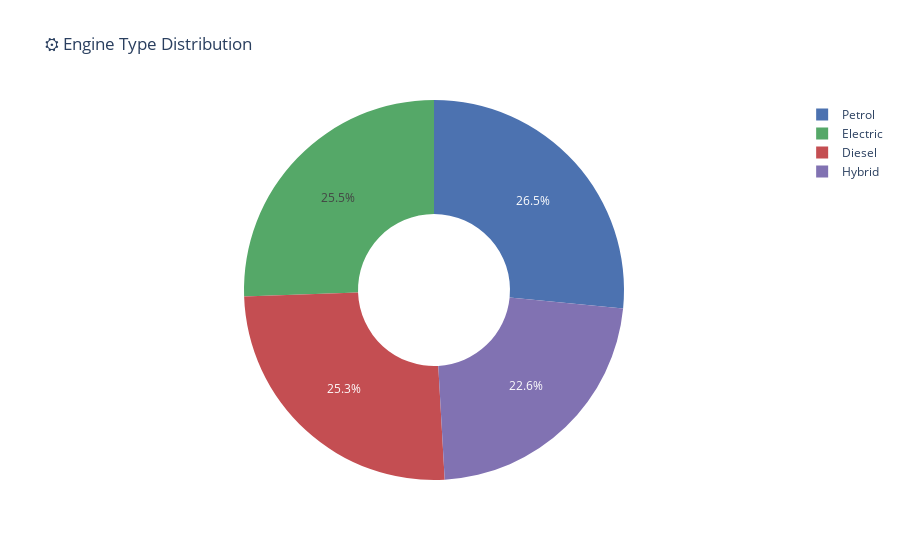

Notebook code for this chart:
### Code cell
# Engine Type Distribution
engine_counts = df_cars.group_by("Engine_Type").agg(pl.count().alias("Count")).sort("Count", descending=True)

fig = px.pie(
    engine_counts.to_pandas(),
    values="Count",
    names="Engine_Type",
    title="⚙️ Engine Type Distribution",
    color_discrete_sequence=COLORS,
    hole=0.4
)
fig.show()

### Figure 1 — Plotly figure (JSON) as saved in the notebook; plotly's stock layout.template omitted (floating-point values rounded to 4 significant figures)
{"data": [{"domain": {"x": [0, 1], "y": [0, 1]}, "hole": 0.4, "hovertemplate": "Engine_Type=%{label}<br>Count=%{value}<extra></extra>", "labels": ["Petrol", "Electric", "Diesel", "Hybrid"], "legendgroup": "", "name": "", "showlegend": true, "type": "pie", "values": [133, 128, 127, 113]}], "layout": {"legend": {"tracegroupgap": 0}, "piecolorway": ["#4c72b0", "#55a868", "#c44e52", "#8172b2", "#ccb974", "#64b5cd"], "title": {"text": "⚙️ Engine Type Distribution"}}}
